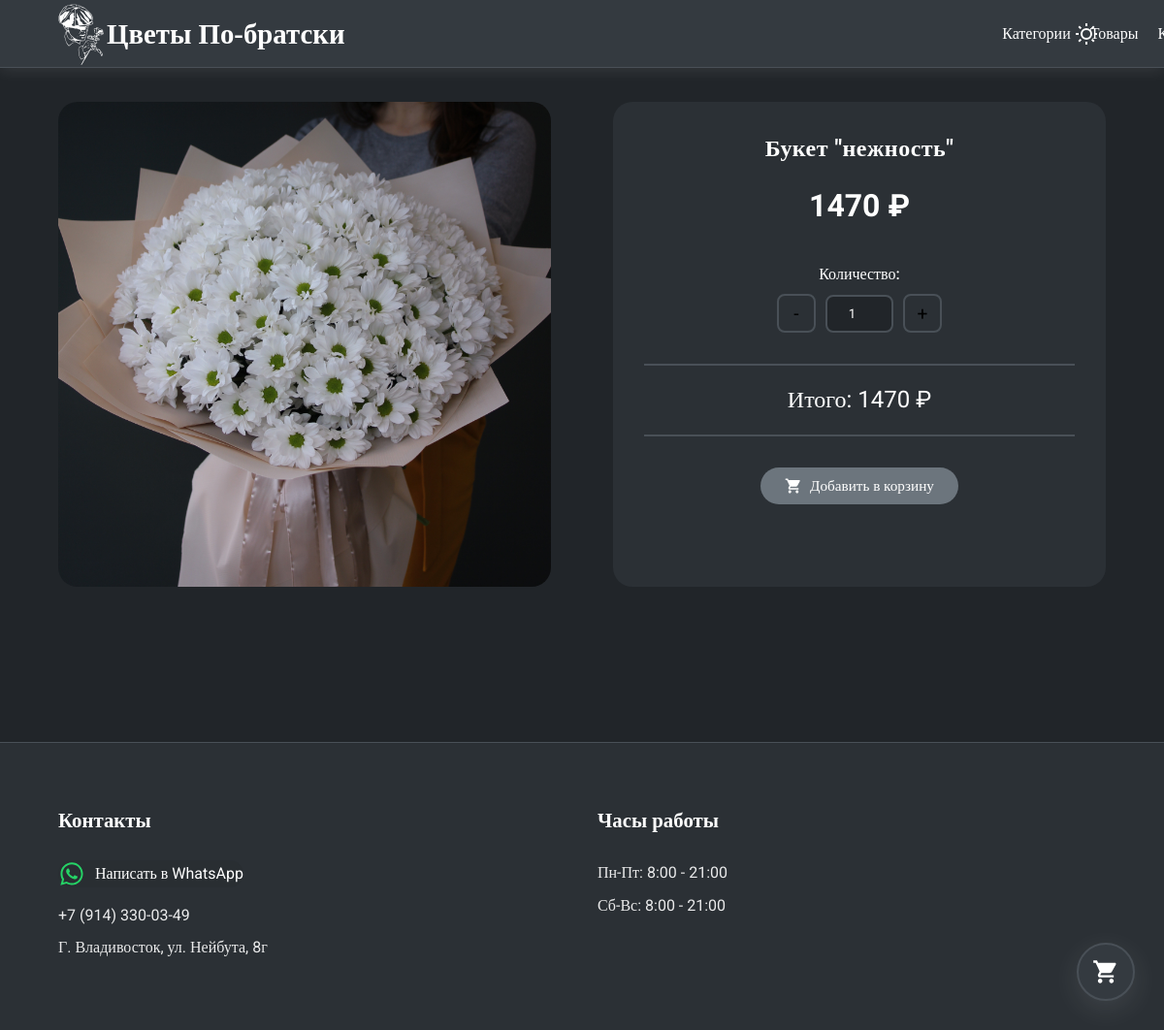
The page /product/buket-nezhnost on the database as committed earlier.
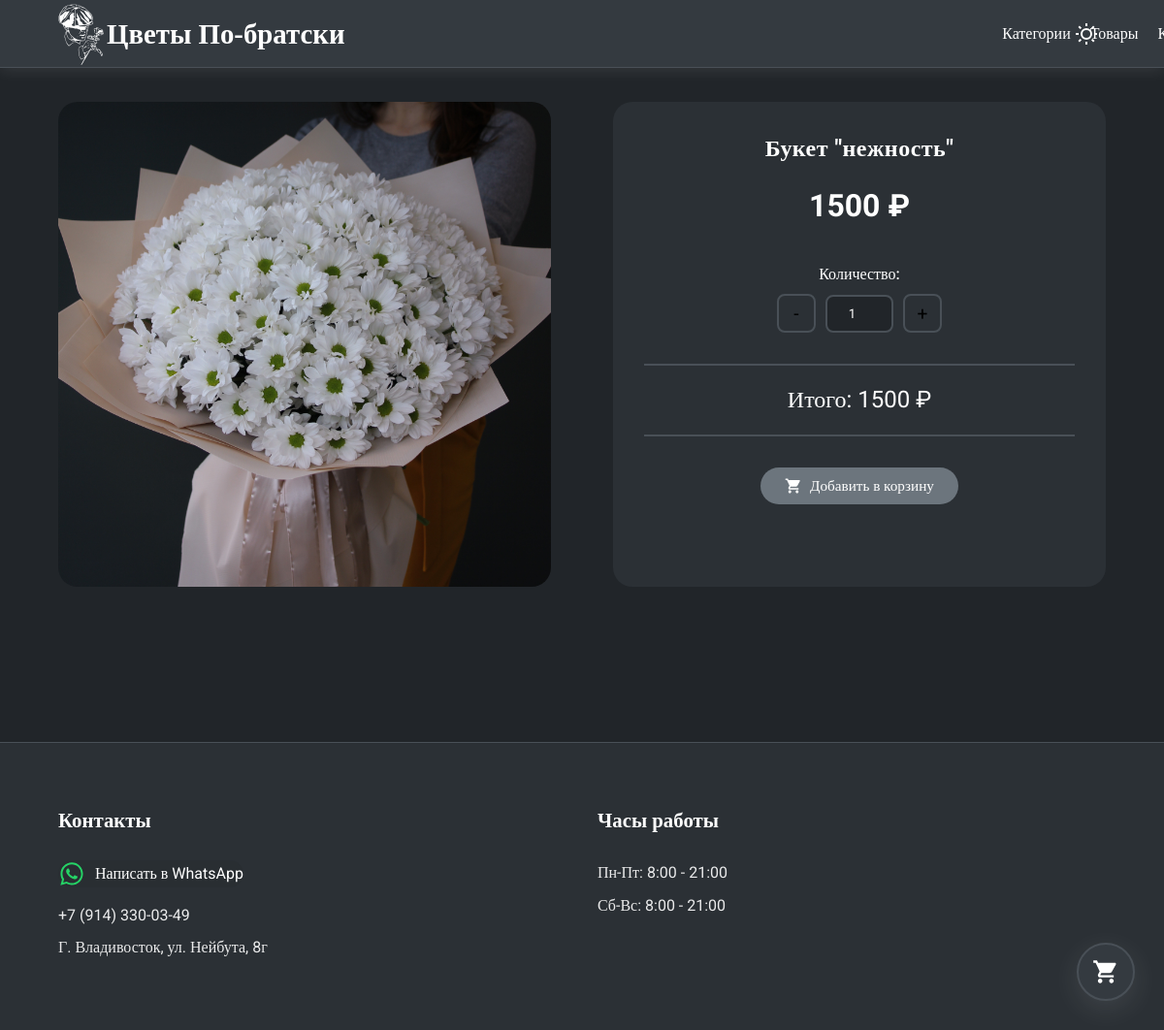
The same page on the database as committed later.
### main/models.py (models this page shows, shortened)
class Product(models.Model):
    category = models.ForeignKey(
        Category,
        related_name="products",
        on_delete=models.CASCADE,
        verbose_name="категория",
    )
    name = models.CharField(max_length=150, verbose_name="название товара")
    slug = models.SlugField(
        max_length=150,
        unique=True,
        verbose_name="Ссылка на товар (заполняется автоматически)",
    )
    image = models.ImageField(
        upload_to="products/%Y/%m/%d", blank=True, verbose_name="Изображение"
    )
    description = RichTextField(
        blank=True, verbose_name="Описание букета (не обязательно)"
    )
    price = models.DecimalField(
        max_digits=10, decimal_places=0, verbose_name="стоимость"
    )
    available = models.BooleanField(default=True, verbose_name="доступно ли")
    created = models.DateTimeField(auto_now_add=True, verbose_name="Дата создания")
    updated = models.DateTimeField(auto_now=True, verbose_name="Дата обновления")
    discount = models.DecimalField(
        default=0, max_digits=4, decimal_places=0, verbose_name="скидка в процентах"
    )
    quantity = models.IntegerField(blank=False, verbose_name="количество", default=1)
    purchased = models.IntegerField(
        blank=True, verbose_name="количество продаж", default=0
    )
    class Meta:
        ordering = [
            "name",
        ]
        indexes = [
            models.Index(fields=["id", "slug"]),
            models.Index(fields=["name"]),
            models.Index(fields=["-created"]),
        ]
        verbose_name = "товар"
        verbose_name_plural = "товары"
    def sell_price(self):
        if self.discount:
            return round(self.price - self.price * self.discount / 100, 0)
        return self.price

### main/views.py (the view, shortened to what this page needs)
# urls.py: path("product/<slug:slug>", views.product_detail, name="product_detail"),
def product_detail(request, slug):
    product = get_object_or_404(Product, slug=slug, available=True)
    extra_images = list(product.images.order_by("position", "id"))
    gallery_images = []
    if product.image:
        try:
            gallery_images.append({"url": product.image.url, "alt": product.name})
        except (ValueError, AttributeError):
            pass
    if not gallery_images:
        gallery_images = None
    return render(
        request,
        "main/product/detail.html",
        {
            "product": product,
            "gallery_images": gallery_images,
        },
    )

### cart/context_processors.py (called while the page is built)
def cart(request):
    return {"cart": request.session.get(settings.CART_SESSION_ID, {})}

### main/templates/main/product/detail.html (shortened to what this page needs)
{% extends 'main/base.html' %}
{% load static %}
{% block content %}
  <section class="product-page">
    <div class="container" style="margin-top: 25px;">
      <div class="product-grid">
        <div class="product-gallery" data-aos="fade-right">
          {% if gallery_images %}
            {% with primary=gallery_images.0 %}
              <div
                class="main-image"
                id="product-main-image"
                style="background-image: url({{ primary.url }})"
                role="img"
                aria-label="{{ primary.alt }}"
              ></div>
            {% endwith %}
          {% else %}
            <div class="main-image main-image--placeholder">
              <span>Фотографии появятся позднее</span>
            </div>
          {% endif %}
        </div>
        <div class="product-info" data-aos="fade-left">
          <h1 class="product-title">{{ product.name }}</h1>
          <div class="product-price">{{ product.sell_price }} ₽</div>
          <div class="product-options">
            <div class="option-group">
              <label>Количество:</label>
              <div class="quantity-selector">
                <button class="qty-btn minus">-</button>
                <input type="number" class="qty-input" name="quantity" value="1" min="1" />
                <button class="qty-btn plus">+</button>
              </div>
            </div>
            <div class="total-price">
              Итого: <span class="total">{{ product.sell_price }} ₽</span>
            </div>
            <form action="{% url 'cart:add' product.slug %} " method="post" class="add-to-cart-form" id="cart-form">
              <button class="add-to-cart-btn btn-hover" type="submit">
                Добавить в корзину
              </button>
            </form>
          </div>
        </div>
      </div>
    </div>
  </section>
{% endblock %}

Rows that differ between the two databases and show on the page:
changed Product "Букет \"нежность\"": sell_price "1470" → "1500"
